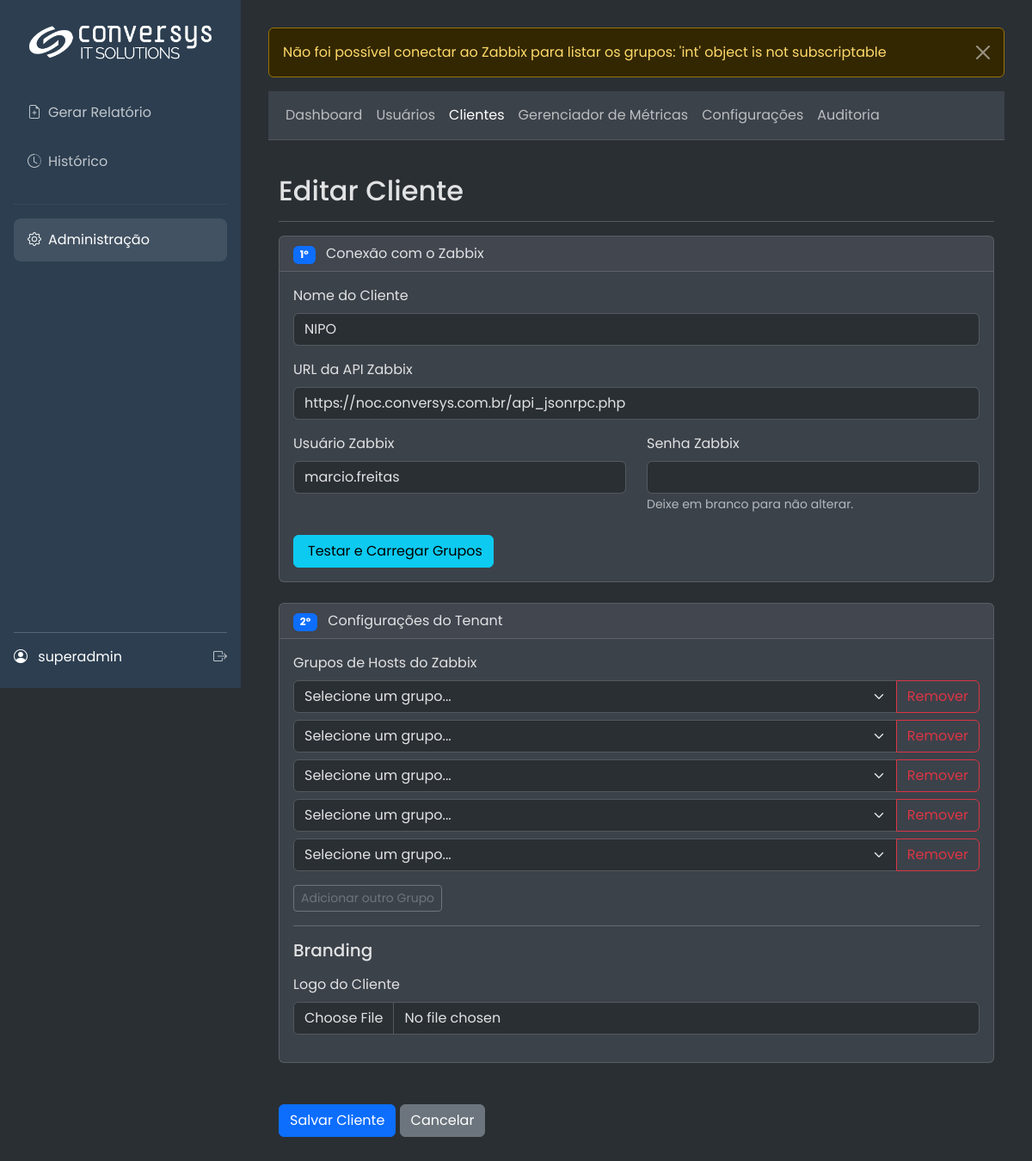
/admin/client/edit/2 (signed in), run on the app's committed database.
### app/models.py (models this page shows, shortened)
class SystemConfig(db.Model):
    id = db.Column(db.Integer, primary_key=True)
    company_name = db.Column(db.String(100), default="Conversys IT Solutions")
    footer_text = db.Column(db.String(255), default=f"Conversys IT Solutions Copyright {dt.datetime.now().year} – Todos os direitos Reservados | Política de privacidade")
    primary_color = db.Column(db.String(7), default="#2c3e50")
    secondary_color = db.Column(db.String(7), default="#3498db")
    logo_dark_bg_path = db.Column(db.String(255), nullable=True)
    logo_light_bg_path = db.Column(db.String(255), nullable=True)
    login_background_path = db.Column(db.String(255), nullable=True)
    default_cover_path = db.Column(db.String(255), nullable=True)
    color_scheme = db.Column(db.String(10), default="light")
    color_bg_main = db.Column(db.String(7), default="#f8f9fa")
    color_bg_card = db.Column(db.String(7), default="#ffffff")
    color_text_light = db.Column(db.String(7), default="#212529")
    color_border = db.Column(db.String(7), default="#dee2e6")
    login_media_path = db.Column(db.String(255), nullable=True)
    report_cover_path = db.Column(db.String(255), nullable=True)
    report_final_page_path = db.Column(db.String(255), nullable=True)

class User(UserMixin, db.Model):
    id = db.Column(db.Integer, primary_key=True)
    username = db.Column(db.String(64), index=True, unique=True)
    email = db.Column(db.String(120), index=True, unique=True)
    password_hash = db.Column(db.String(256))
    role_id = db.Column(db.Integer, db.ForeignKey('role.id'))
    reports = db.relationship('Report', backref='user', lazy='dynamic')
    clients = db.relationship('Client', secondary=user_client_association, back_populates='users')
    def has_role(self, role_name):
        return self.role.name == role_name

class Client(db.Model):
    id = db.Column(db.Integer, primary_key=True)
    name = db.Column(db.String(100), nullable=False, unique=True)
    zabbix_url = db.Column(db.String(255), nullable=False)
    zabbix_user = db.Column(db.String(100), nullable=False)
    zabbix_password = db.Column(db.String(255), nullable=False)
    logo_path = db.Column(db.String(255))
    reports = db.relationship('Report', backref='client', lazy='dynamic')
    users = db.relationship('User', secondary=user_client_association, back_populates='clients')
    zabbix_groups = db.relationship('ClientZabbixGroup', backref='client', lazy='dynamic', cascade="all, delete-orphan")

class ClientZabbixGroup(db.Model):
    id = db.Column(db.Integer, primary_key=True)
    client_id = db.Column(db.Integer, db.ForeignKey('client.id'), nullable=False)
    group_id = db.Column(db.String(50), nullable=False)

### app/admin/routes.py (the view, shortened to what this page needs)
@admin.route('/client/edit/<int:client_id>', methods=['GET', 'POST'])
@admin_required
def edit_client(client_id):
    rid = _ensure_request_id()
    client = Client.query.get_or_404(client_id)
    all_zabbix_groups = []
    try:
        config, error = obter_config_e_token_zabbix(client.id)
        if error:
            flash(f'Erro ao obter configuração do Zabbix: {error}', 'danger')
            _log_debug("Erro obter_config_e_token_zabbix", client_id=client.id, error=str(error))
        elif config and config.get('ZABBIX_TOKEN'):
            all_zabbix_groups = get_host_groups(config, config.get('ZABBIX_URL'))
            _log_debug("Grupos retornados do Zabbix", count=len(all_zabbix_groups))
    except Exception as e:
        flash(f'Não foi possível conectar ao Zabbix para listar os grupos: {e}', 'warning')
        current_app.logger.error(
            f"[{rid}] Falha ao buscar grupos Zabbix para o cliente {client.id}: {e}", exc_info=True
        )
    zabbix_groups_selecionados = [g.group_id for g in client.zabbix_groups]
    return render_template(
        'admin/client_form.html',
        title="Editar Cliente",
        client=client,
        action="Editar",
        zabbix_groups=all_zabbix_groups,
        zabbix_groups_selecionados=zabbix_groups_selecionados
    )

### app/__init__.py (called while the page is built)
@login_manager.user_loader
def load_user(user_id):
    from .models import User
    return db.session.get(User, int(user_id))

def _ensure_request_id():
    rid = getattr(g, "request_id", None)
    if not rid:
        rid = uuid.uuid4().hex
        g.request_id = rid
    return rid

### app/admin/routes.py (called while the page is built)
def _ensure_request_id():
    if not getattr(g, "request_id", None):
        g.request_id = uuid.uuid4().hex
    return g.request_id

### app/main/routes.py (called while the page is built)
@main.before_app_request
def before_request_func():
    g.sys_config = SystemConfig.query.first()

### app/utils.py (called while the page is built)
def admin_required(f):
    @wraps(f)
    @login_required
    def decorated_function(*args, **kwargs):
        if not (current_user.has_role('admin') or current_user.has_role('super_admin')):
            flash('Acesso negado. Você não tem permissão para acessar esta área.', 'danger')
            return redirect(url_for('main.gerar_form'))
        return f(*args, **kwargs)
    return decorated_function

### app/templates/admin/client_form.html (shortened to what this page needs)
{% extends 'admin/base.html' %}
{% block admin_content %}
<div class="container-fluid">
    <div class="d-flex justify-content-between flex-wrap flex-md-nowrap align-items-center pt-3 pb-2 mb-3 border-bottom">
        <h1 class="h2">{{ action }} Cliente</h1>
    </div>
    {% set form_action = url_for('admin.add_client') if action == 'Adicionar' else url_for('admin.edit_client', client_id=client.id) %}
    <form id="form-cliente" method="POST" action="{{ form_action }}" enctype="multipart/form-data">
        <div class="card mb-4">
            <div class="card-header">
                <span class="badge bg-primary me-2">1º</span> Conexão com o Zabbix
            </div>
            <div class="card-body">
                <div class="row">
                    <div class="col-md-12 mb-3">
                        <label for="name" class="form-label">Nome do Cliente</label>
                        <input type="text" id="name" class="form-control" name="name" value="{{ client.name if client else '' }}" required>
                    </div>
                    <div class="col-md-12 mb-3">
                        <label for="zabbix_url" class="form-label">URL da API Zabbix</label>
                        <input type="url" id="zabbix_url" class="form-control" name="zabbix_url" value="{{ client.zabbix_url if client else '' }}" placeholder="http://zabbix.example.com/api_jsonrpc.php" required>
                    </div>
                    <div class="col-md-6 mb-3">
                        <label for="zabbix_user" class="form-label">Usuário Zabbix</label>
                        <input type="text" id="zabbix_user" class="form-control" name="zabbix_user" value="{{ client.zabbix_user if client else '' }}" required>
                    </div>
                    <div class="col-md-6 mb-3">
                        <label for="zabbix_password" class="form-label">Senha Zabbix</label>
                        <input type="password" id="zabbix_password" class="form-control" name="zabbix_password">
                        {% if client %}<small class="form-text text-muted">Deixe em branco para não alterar.</small>{% endif %}
                    </div>
                </div>
                <button type="button" id="test-connection-btn" class="btn btn-info" data-debug="testar-carregar-grupos">
                     Testar e Carregar Grupos
                </button>
            </div>
        </div>
        <fieldset id="tenant-config-section" {% if action == 'Adicionar' %}disabled{% endif %}>
            <div class="card mb-4">
                <div class="card-header">
                    <span class="badge bg-primary me-2">2º</span> Configurações do Tenant
                </div>
                <div class="card-body">
                    <div class="mb-3">
                        <label class="form-label">Grupos de Hosts do Zabbix</label>
                        <div id="zabbix-groups-container">
                            {% if zabbix_groups_selecionados %}
                                {% for selected_group_id in zabbix_groups_selecionados %}
                                <div class="input-group mb-2">
                                    <select class="form-select" name="zabbix_groups[]">
                                        <option value="">Selecione um grupo...</option>
                                    </select>
                                    <button class="btn btn-outline-danger remove-group-btn" type="button">Remover</button>
                                </div>
                                {% endfor %}
                            {% endif %}
                        </div>
                        <button id="add-group-btn" type="button" class="btn btn-sm btn-outline-secondary mt-2" data-debug="adicionar-grupo">Adicionar outro Grupo</button>
                    </div>
                    <hr>
                    <h5 class="mb-3">Branding</h5>
                    <div class="mb-3">
                        <label for="logo" class="form-label">Logo do Cliente</label>
                        <input type="file" id="logo" class="form-control" name="logo" accept=".png,.jpg,.jpeg">
                    </div>
                </div>
            </div>
        </fieldset>
        <div class="mt-4">
            <button type="submit" class="btn btn-primary" data-debug="salvar-cliente">Salvar Cliente</button>
            <a href="{{ url_for('admin.list_clients') }}" class="btn btn-secondary">Cancelar</a>
        </div>
    </form>
</div>
{% endblock %}

### app/templates/base.html (shortened to what this page needs)
<!DOCTYPE html>
<html lang="pt-br" data-bs-theme="{{ g.sys_config.color_scheme | default('dark') }}">
<head>
    <link href="https://cdn.jsdelivr.net/npm/bootstrap@5.3.3/dist/css/bootstrap.min.css" rel="stylesheet">
    <link rel="stylesheet" href="https://cdn.jsdelivr.net/npm/bootstrap-icons@1.11.3/font/bootstrap-icons.min.css">
</head>
<body>
    <div class="d-flex">
        <div class="sidebar">
            <a href="{{ url_for('main.index') }}" class="logo">
                {% if g.sys_config.logo_dark_bg_path %}
                    <img src="{{ url_for('main.uploaded_file', filename=g.sys_config.logo_dark_bg_path) }}" alt="Logo">
                {% else %}
                    <span>{{ g.sys_config.company_name }}</span>
                {% endif %}
            </a>
            <ul class="nav flex-column">
                <li><a href="{{ url_for('main.gerar_form') }}" class="nav-link {% if request.endpoint == 'main.gerar_form' %}active{% endif %}"><i class="bi bi-file-earmark-plus me-2"></i>Gerar Relatório</a></li>
                <li><a href="{{ url_for('main.history') }}" class="nav-link {% if request.endpoint == 'main.history' %}active{% endif %}"><i class="bi bi-clock-history me-2"></i>Histórico</a></li>
                {% if current_user.has_role('admin') or current_user.has_role('super_admin') %}
                <hr style="border-color: rgba(255,255,255,0.2);">
                <li><a href="{{ url_for('admin.dashboard') }}" class="nav-link {% if 'admin.' in request.endpoint %}active{% endif %}"><i class="bi bi-gear me-2"></i>Administração</a></li>
                {% endif %}
            </ul>
            <div class="user-info">
                <div class="d-flex justify-content-between align-items-center">
                    <div>
                        <i class="bi bi-person-circle me-2"></i>
                        <span>{{ current_user.username }}</span>
                    </div>
                    <a href="{{ url_for('auth.logout') }}" title="Sair"><i class="bi bi-box-arrow-right"></i></a>
                </div>
            </div>
        </div>
        <div class="main-content flex-grow-1">
            {% with messages = get_flashed_messages(with_categories=true) %}
                {% if messages %}
                    {% for category, message in messages %}
                    <div class="alert alert-{{ category }} alert-dismissible fade show" role="alert">
                        {{ message }}
                        <button type="button" class="btn-close" data-bs-dismiss="alert" aria-label="Close"></button>
                    </div>
                    {% endfor %}
                {% endif %}
            {% endwith %}
            {% block content %}{% endblock %}
        </div>
    </div>
</body>
</html>

### data on the page
SystemConfig: logo_dark_bg_path (picture)
User: username "superadmin"
Client: name "NIPO", zabbix_url "https://noc.conversys.com.br/api_jsonrpc.php", zabbix_user "marcio.freitas"

### other printed values
{{ message }} "Não foi possível conectar ao Zabbix para listar os grupos: 'int' object is not subscriptable"
{{ action }} "Editar"
